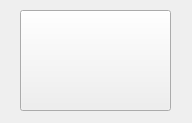
<?xml version="1.0" encoding="UTF-8"?>
<ui version="4.0">
 <class>CrossCursorWidget</class>
 <widget class="QWidget" name="CrossCursorWidget">
  <property name="geometry">
   <rect>
    <x>0</x>
    <y>0</y>
    <width>192</width>
    <height>123</height>
   </rect>
  </property>
  <property name="windowTitle">
   <string>Form</string>
  </property>
  <widget class="QPushButton" name="pushButtonStartDrag">
   <property name="geometry">
    <rect>
     <x>20</x>
     <y>10</y>
     <width>151</width>
     <height>101</height>
    </rect>
   </property>
   <property name="text">
    <string/>
   </property>
   <property name="icon">
    <iconset resource="resources.qrc">
     <normaloff>:/resources/crosscursor.png</normaloff>:/resources/crosscursor.png</iconset>
   </property>
   <property name="iconSize">
    <size>
     <width>100</width>
     <height>100</height>
    </size>
   </property>
  </widget>
 </widget>
 <resources>
  <include location="resources.qrc"/>
 </resources>
 <connections/>
</ui>
